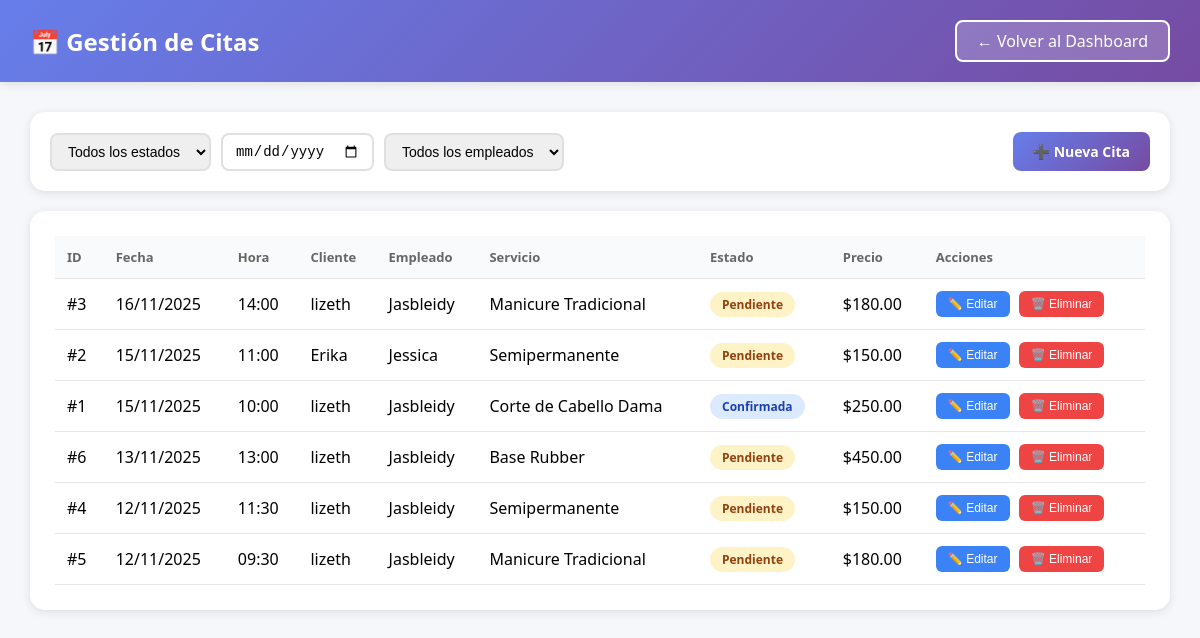
The app's page /pages/admin/citas.php (signed in) with its own data.
### tables this page shows
CREATE TABLE `citas` (
  `id` int(11) NOT NULL,
  `cliente_id` int(11) NOT NULL,
  `empleado_id` int(11) NOT NULL,
  `servicio_id` int(11) NOT NULL,
  `fecha_cita` date NOT NULL,
  `hora_cita` time NOT NULL,
  `estado` enum('Pendiente','Confirmada','Completada','Cancelada') DEFAULT 'Pendiente',
  `notas` text DEFAULT NULL,
  `precio_total` decimal(10,2) NOT NULL,
  `fecha_creacion` timestamp NULL DEFAULT current_timestamp(),
  `fecha_actualizacion` timestamp NULL DEFAULT current_timestamp() ON UPDATE current_timestamp()
);

CREATE TABLE `usuarios` (
  `id` int(11) NOT NULL,
  `nombre` varchar(100) NOT NULL,
  `email` varchar(100) NOT NULL,
  `password` varchar(255) NOT NULL,
  `telefono` varchar(20) DEFAULT NULL,
  `rol` enum('Cliente','Empleado','Administrador') NOT NULL DEFAULT 'Cliente',
  `fecha_registro` timestamp NULL DEFAULT current_timestamp(),
  `activo` tinyint(1) DEFAULT 1
);

CREATE TABLE `servicios` (
  `id` int(11) NOT NULL,
  `nombre` varchar(100) NOT NULL,
  `descripcion` text DEFAULT NULL,
  `duracion` int(11) NOT NULL COMMENT 'Duración en minutos',
  `precio` decimal(10,2) NOT NULL,
  `activo` tinyint(1) DEFAULT 1,
  `fecha_creacion` timestamp NULL DEFAULT current_timestamp()
);

### pages/admin/citas.php (the view, shortened to what this page needs)
<?php
$database = new Database();
$db = $database->getConnection();
$filtro_fecha = $_GET['fecha'] ?? '';
$query = "SELECT c.*,
          u1.nombre as cliente_nombre,
          u2.nombre as empleado_nombre,
          s.nombre as servicio_nombre
          FROM citas c
          JOIN usuarios u1 ON c.cliente_id = u1.id
          JOIN usuarios u2 ON c.empleado_id = u2.id
          JOIN servicios s ON c.servicio_id = s.id
          WHERE 1=1";
$params = [];
$query .= " ORDER BY c.fecha_cita DESC, c.hora_cita DESC";
$stmt = $db->prepare($query);
$stmt->execute($params);
$citas = $stmt->fetchAll();
?>
<!DOCTYPE html>
<html lang="es">
<head>
</head>
<body>
    <div class="header">
        <div class="header-content">
            <h1>📅 Gestión de Citas</h1>
            <a href="dashboard.php" class="btn-back">← Volver al Dashboard</a>
        </div>
    </div>
    <div class="container">
        <div class="actions-bar">
            <div class="filters">
                <form method="GET" style="display: flex; gap: 10px; flex-wrap: wrap;">
                    <select name="estado" onchange="this.form.submit()">
                        <option value="">Todos los estados</option>
                    </select>
                    <input
                        type="date"
                        name="fecha"
                        value="<?php echo $filtro_fecha; ?>"
                        onchange="this.form.submit()"
                    >
                    <select name="empleado" onchange="this.form.submit()">
                        <option value="">Todos los empleados</option>
                    </select>
                </form>
            </div>
            <a href="agregar_cita.php" class="btn-primary">➕ Nueva Cita</a>
        </div>
        <div class="citas-table">
            <?php if (count($citas) > 0): ?>
                <table>
                    <thead>
                        <tr>
                            <th>ID</th>
                            <th>Fecha</th>
                            <th>Hora</th>
                            <th>Cliente</th>
                            <th>Empleado</th>
                            <th>Servicio</th>
                            <th>Estado</th>
                            <th>Precio</th>
                            <th>Acciones</th>
                        </tr>
                    </thead>
                    <tbody>
                        <?php foreach ($citas as $cita): ?>
                            <tr>
                                <td>#<?php echo $cita['id']; ?></td>
                                <td><?php echo date('d/m/Y', strtotime($cita['fecha_cita'])); ?></td>
                                <td><?php echo date('H:i', strtotime($cita['hora_cita'])); ?></td>
                                <td><?php echo htmlspecialchars($cita['cliente_nombre']); ?></td>
                                <td><?php echo htmlspecialchars($cita['empleado_nombre']); ?></td>
                                <td><?php echo htmlspecialchars($cita['servicio_nombre']); ?></td>
                                <td>
                                    <span class="badge badge-<?php echo strtolower($cita['estado']); ?>">
                                        <?php echo $cita['estado']; ?>
                                    </span>
                                </td>
                                <td>$<?php echo number_format($cita['precio_total'], 2); ?></td>
                                <td>
                                    <button class="btn-action btn-edit" onclick="editarCita(<?php echo $cita['id']; ?>)">
                                        ✏️ Editar
                                    </button>
                                    <button class="btn-action btn-delete" onclick="eliminarCita(<?php echo $cita['id']; ?>)">
                                        🗑️ Eliminar
                                    </button>
                                </td>
                            </tr>
                        <?php endforeach; ?>
                    </tbody>
                </table>
            <?php endif; ?>
        </div>
    </div>
</body>
</html>

### pages/admin/citas.php (style rules this page uses)
* { margin: 0; padding: 0; box-sizing: border-box; }
body { font-family: 'Segoe UI', Tahoma, Geneva, Verdana, sans-serif; background: #f5f7fa; }
.header { background: linear-gradient(135deg, #667eea 0%, #764ba2 100%); color: white; padding: 20px 30px; box-shadow: 0 2px 10px rgba(0,0,0,0.1); }
.header-content { max-width: 1400px; margin: 0 auto; display: flex; justify-content: space-between; align-items: center; }
.header h1 { font-size: 24px; }
.btn-back { background: rgba(255,255,255,0.2); color: white; padding: 8px 20px; border: 2px solid white; border-radius: 8px; text-decoration: none; font-weight: 500; transition: all 0.3s; }
.container { max-width: 1400px; margin: 30px auto; padding: 0 30px; }
.actions-bar { background: white; padding: 20px; border-radius: 15px; box-shadow: 0 2px 10px rgba(0,0,0,0.1); margin-bottom: 20px; display: flex; justify-content: space-between; align-items: center; flex-wrap: wrap; gap: 15px; }
.filters { display: flex; gap: 10px; flex-wrap: wrap; align-items: center; }
.filters select, .filters input { padding: 8px 12px; border: 2px solid #e0e0e0; border-radius: 8px; font-size: 14px; }
.btn-primary { background: linear-gradient(135deg, #667eea 0%, #764ba2 100%); color: white; padding: 10px 20px; border: none; border-radius: 8px; text-decoration: none; font-weight: 600; cursor: pointer; transition: all 0.3s; font-size: 14px; }
.citas-table { background: white; padding: 25px; border-radius: 15px; box-shadow: 0 2px 10px rgba(0,0,0,0.1); }
table { width: 100%; border-collapse: collapse; }
th, td { padding: 12px; text-align: left; border-bottom: 1px solid #e5e7eb; }
th { background: #f9fafb; font-weight: 600; color: #666; font-size: 13px; }
.badge { display: inline-block; padding: 4px 12px; border-radius: 20px; font-size: 12px; font-weight: 600; }
.badge-pendiente { background: #fef3c7; color: #92400e; }
.badge-confirmada { background: #dbeafe; color: #1e40af; }
.btn-action { padding: 6px 12px; border: none; border-radius: 6px; cursor: pointer; font-size: 12px; font-weight: 500; margin-right: 5px; transition: all 0.3s; }
.btn-edit { background: #3b82f6; color: white; }
.btn-delete { background: #ef4444; color: white; }

### records on screen
citas: id "3", fecha_cita "16/11/2025", hora_cita "14:00", cliente.nombre "lizeth", empleado.nombre "Jasbleidy", servicio.nombre "Manicure Tradicional", estado "Pendiente", precio_total "180.00"
citas: id "2", fecha_cita "15/11/2025", hora_cita "11:00", cliente.nombre "Erika", empleado.nombre "Jessica", servicio.nombre "Semipermanente", estado "Pendiente", precio_total "150.00"
citas: id "1", fecha_cita "15/11/2025", hora_cita "10:00", cliente.nombre "lizeth", empleado.nombre "Jasbleidy", servicio.nombre "Corte de Cabello Dama", estado "Confirmada", precio_total "250.00"
citas: id "6", fecha_cita "13/11/2025", hora_cita "13:00", cliente.nombre "lizeth", empleado.nombre "Jasbleidy", servicio.nombre "Base Rubber", estado "Pendiente", precio_total "450.00"
citas: id "4", fecha_cita "12/11/2025", hora_cita "11:30", cliente.nombre "lizeth", empleado.nombre "Jasbleidy", servicio.nombre "Semipermanente", estado "Pendiente", precio_total "150.00"
citas: id "5", fecha_cita "12/11/2025", hora_cita "09:30", cliente.nombre "lizeth", empleado.nombre "Jasbleidy", servicio.nombre "Manicure Tradicional", estado "Pendiente", precio_total "180.00"
